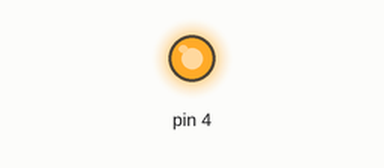
This sketch was run on a simulated Arduino Uno, built with avr-gcc and run on an emulated ATmega328P. Parts: output pins drawn as LEDs (lit = HIGH).

Above: at 1.2 s.
At 3.7 s:
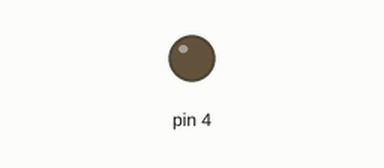
Timing chart, 0 to 6.5 s (numbered marks = the images above):
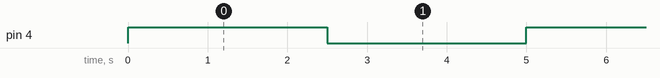

The sketch:

1a.ino
```cpp
/* Buzzer

Συνδεσμολογία κυκλώματος:
PIN_4 => Buzzer_Positive - Buzzer_Negative = > Αντίσταση 100Ω => Gnd
*/

//Η συνάρτηση setup() εμπεριέχει αρχικοποιήσεις
//Εκτελείται μόνο μία φορά κατά την τροφοδοσία του Arduino Uno
void setup()
{
  //Ρυθμίζεται το pin 4 ως output (έξοδος)
  pinMode(4, OUTPUT);
}

//Αυτή η συνάρτηση εκτελείται διαρκώς
void loop()
{
  digitalWrite(4, HIGH); // Γράφει HIGH (5V) στο pin 4 – Buzzer ON
  delay(2500); // Σταματάει το πρόγραμμα για 2500 χιλιοστά του δευτερολέπτου
  digitalWrite(4, LOW); // Γράφει LOW (0V) στο pin 4 – Buzzer OFF
  delay(2500); // Σταματάει το πρόγραμμα για 2500 χιλιοστά του δευτερολέπτου
}
```

Measured:
- by itself, pin 4: alternates HIGH for 2.5 s and LOW for 2.5 s
